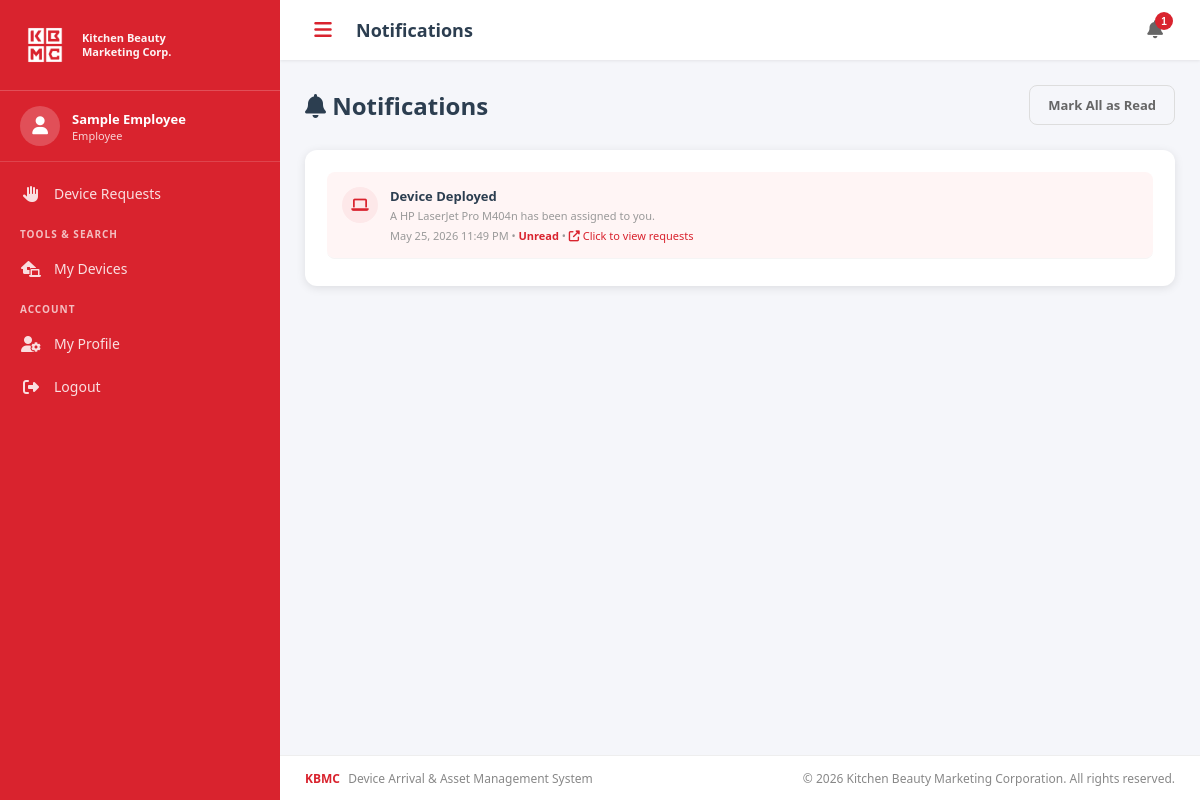
/notifications.php (signed in), run on the app's committed database.
### tables this page shows
CREATE TABLE users (
    id INT AUTO_INCREMENT PRIMARY KEY,
    employee_id VARCHAR(50) UNIQUE NOT NULL,
    full_name VARCHAR(100) NOT NULL,
    email VARCHAR(100) UNIQUE NOT NULL,
    password VARCHAR(255) NOT NULL,
    role ENUM('admin', 'it_staff', 'employee') DEFAULT 'employee',
    department VARCHAR(100),
    position VARCHAR(100),
    phone VARCHAR(20),
    profile_image VARCHAR(255),
    status ENUM('active', 'inactive') DEFAULT 'active',
    created_at TIMESTAMP DEFAULT CURRENT_TIMESTAMP,
    updated_at TIMESTAMP DEFAULT CURRENT_TIMESTAMP ON UPDATE CURRENT_TIMESTAMP
);

CREATE TABLE notifications (
    id INT AUTO_INCREMENT PRIMARY KEY,
    user_id INT NOT NULL,
    type ENUM('device_deployed', 'device_returned', 'low_stock', 'repair_needed', 'request_approved', 'request_rejected', 'warranty_expiring', 'audit_reminder') NOT NULL,
    title VARCHAR(255) NOT NULL,
    message TEXT NOT NULL,
    is_read TINYINT(1) DEFAULT 0,
    related_id INT,
    created_at TIMESTAMP DEFAULT CURRENT_TIMESTAMP,
    FOREIGN KEY (user_id) REFERENCES users(id)
);

### includes/functions.php (called while the page is built, shortened)
<?php
require_once __DIR__ . '/config.php';
function hasRole($role) {
    return isset($_SESSION['role']) && $_SESSION['role'] === $role;
}
function getUserInfo($userId) {
    global $pdo;
    $stmt = $pdo->prepare("SELECT * FROM users WHERE id = ?");
    $stmt->execute([$userId]);
    return $stmt->fetch();
}
function getUnreadNotificationCount($userId) {
    global $pdo;
    $stmt = $pdo->prepare("SELECT COUNT(*) FROM notifications WHERE user_id = ? AND is_read = 0");
    $stmt->execute([$userId]);
    return $stmt->fetchColumn();
}
function getNotifications($userId, $limit = 5) {
    global $pdo;
    $stmt = $pdo->prepare("SELECT * FROM notifications WHERE user_id = ? ORDER BY created_at DESC LIMIT ?");
    $stmt->execute([$userId, $limit]);
    return $stmt->fetchAll();
}
function getNotificationUrl(array $notification) {
    $type = $notification['type'] ?? '';
    $relatedId = !empty($notification['related_id']) ? intval($notification['related_id']) : null;
    switch ($type) {
        case 'device_deployed':
        case 'device_returned':
            return $relatedId ? 'view_device.php?id=' . $relatedId : 'deployments.php';
    }
}
function sanitize($input) {
    return htmlspecialchars(trim($input), ENT_QUOTES, 'UTF-8');
}

### includes/config.php (called while the page is built, shortened)
<?php
$role_names = [
    'admin'     => 'Administrator',
    'it_staff'  => 'IT Staff',
    'employee'  => 'Employee',
];

### notifications.php (the view, shortened to what this page needs)
<?php
$pageTitle = 'Notifications';
require_once 'includes/header.php';
$stmt = $pdo->prepare("SELECT * FROM notifications WHERE user_id = ? ORDER BY created_at DESC");
$stmt->execute([$_SESSION['user_id']]);
$notifications = $stmt->fetchAll();
?>
<div class="page-header">
    <h1><i class="fas fa-bell"></i> Notifications</h1>
    <a href="notifications.php?mark_all_read=1" class="btn btn-outline">Mark All as Read</a>
</div>
<div class="card">
    <div class="card-body">
        <?php if (empty($notifications)): ?>
        <div class="empty-state"><i class="fas fa-bell-slash" style="font-size: 40px;"></i><h4>No notifications</h4></div>
        <?php else: ?>
        <?php foreach ($notifications as $notif):
            $notifUrl = getNotificationUrl($notif);
        ?>
        <div class="activity-item notif-clickable"
             style="padding: 15px; border-bottom: 1px solid #f5f5f5; background: <?php echo $notif['is_read'] ? 'transparent' : '#FFF5F5'; ?>; border-radius: var(--radius); margin-bottom: 5px; cursor: pointer; transition: all 0.2s;"
             data-id="<?php echo $notif['id']; ?>"
             data-url="<?php echo sanitize($notifUrl); ?>"
             onclick="handleNotificationClick(this)">
            <div class="activity-icon" style="background: var(--kbmc-red-light); color: var(--kbmc-red);">
                <i class="fas fa-<?php echo match($notif['type']) { 'device_deployed' => 'laptop', 'device_returned' => 'undo', 'low_stock' => 'exclamation-triangle', 'repair_needed' => 'tools', 'request_approved' => 'check-circle', 'request_rejected' => 'times-circle', 'warranty_expiring' => 'clock', default => 'info-circle' }; ?>"></i>
            </div>
            <div class="activity-content" style="flex: 1;">
                <div class="activity-title" style="font-weight: 600;"><?php echo sanitize($notif['title']); ?></div>
                <div class="activity-time" style="margin-top: 3px;"><?php echo sanitize($notif['message']); ?></div>
                <div style="font-size: 11px; color: #999; margin-top: 5px;">
                    <?php echo date('M d, Y h:i A', strtotime($notif['created_at'])); ?> &bull;
                    <?php echo $notif['is_read'] ? 'Read' : '<strong style="color: var(--kbmc-red);">Unread</strong>'; ?>
                    &bull; <span style="color: var(--kbmc-red);"><i class="fas fa-external-link-alt"></i> Click to view requests</span>
                </div>
            </div>
        </div>
        <?php endforeach; ?>
        <?php endif; ?>
    </div>
</div>
<?php require_once 'includes/footer.php'; ?>

### includes/header.php (shortened to what this page needs)
<?php
require_once __DIR__ . '/functions.php';
$user = getUserInfo($_SESSION['user_id']);
$unreadCount = getUnreadNotificationCount($_SESSION['user_id']);
$notifications = getNotifications($_SESSION['user_id'], 5);
$pageTitle = $pageTitle ?? 'KBMC Asset Management';
?>
<!DOCTYPE html>
<html lang="en">
<head>
    <link href="https://cdnjs.cloudflare.com/ajax/libs/font-awesome/6.5.1/css/all.min.css" rel="stylesheet">
    <link href="assets/css/style.css" rel="stylesheet">
</head>
<body>
    <aside class="sidebar" id="sidebar">
        <div class="sidebar-header">
            <div class="logo-container">
                <img src="assets/images/logo.png" alt="KBMC Logo" class="sidebar-logo-img">
            </div>
            <div class="company-name">
                Kitchen Beauty<br>Marketing Corp.
            </div>
        </div>
        <div class="sidebar-user">
            <div class="user-avatar">
                <i class="fas fa-user"></i>
            </div>
            <div class="user-info">
                <div class="user-name"><?php echo sanitize($user['full_name']); ?></div>
                <div class="user-role"><?php echo $role_names[$user['role']] ?? 'User'; ?></div>
            </div>
        </div>
        <nav class="sidebar-nav">
            <?php if (!hasRole('admin')): ?>
            <a href="requests.php" class="nav-item <?php echo basename($_SERVER['PHP_SELF']) == 'requests.php' ? 'active' : ''; ?>">
                <i class="fas fa-hand-paper"></i>
                <span>Device Requests</span>
            </a>
            <?php endif; ?>
            <div class="nav-section">Tools & Search</div>
            <a href="user_asset_dashboard.php" class="nav-item <?php echo basename($_SERVER['PHP_SELF']) == 'user_asset_dashboard.php' ? 'active' : ''; ?>">
                <i class="fas fa-laptop-house"></i>
                <span>My Devices</span>
            </a>
            <div class="nav-section">Account</div>
            <a href="profile.php" class="nav-item <?php echo basename($_SERVER['PHP_SELF']) == 'profile.php' ? 'active' : ''; ?>">
                <i class="fas fa-user-cog"></i>
                <span>My Profile</span>
            </a>
            <a href="logout.php" class="nav-item">
                <i class="fas fa-sign-out-alt"></i>
                <span>Logout</span>
            </a>
        </nav>
    </aside>
    <div class="main-wrapper">
        <header class="top-header">
            <button class="menu-toggle" id="menuToggle">
                <i class="fas fa-bars"></i>
            </button>
            <div class="header-title"><?php echo sanitize($pageTitle); ?></div>
            <div class="header-actions">
                <div class="notification-dropdown">
                    <button class="notif-btn" id="notifToggle">
                        <i class="fas fa-bell"></i>
                        <?php if ($unreadCount > 0): ?>
                        <span class="notif-badge"><?php echo $unreadCount; ?></span>
                        <?php endif; ?>
                    </button>
                </div>
            </div>
        </header>
        <main class="main-content">

### data on the page
users: full_name "Sample Employee", role "Employee"
notifications: title "Device Deployed", message "A HP LaserJet Pro M404n has been assigned to you.", created_at "May 25, 2026 11:49 PM", is_read "Unread"

### other printed values
$pageTitle "Notifications"
$unreadCount "1"
